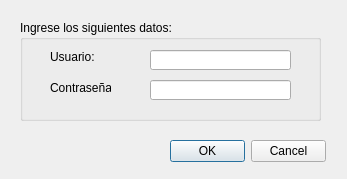
<?xml version="1.0" encoding="UTF-8"?>
<ui version="4.0">
 <class>AccesoUsuario</class>
 <widget class="QWidget" name="AccesoUsuario">
  <property name="windowModality">
   <enum>Qt::ApplicationModal</enum>
  </property>
  <property name="geometry">
   <rect>
    <x>0</x>
    <y>0</y>
    <width>347</width>
    <height>179</height>
   </rect>
  </property>
  <property name="maximumSize">
   <size>
    <width>347</width>
    <height>179</height>
   </size>
  </property>
  <property name="focusPolicy">
   <enum>Qt::NoFocus</enum>
  </property>
  <property name="windowTitle">
   <string>Ingreso al Sistema</string>
  </property>
  <property name="windowIcon">
   <iconset resource="../ContablesPrincipal.qrc">
    <normaloff>:/iconos/empleados.png</normaloff>:/iconos/empleados.png</iconset>
  </property>
  <widget class="QGroupBox" name="groupBox">
   <property name="geometry">
    <rect>
     <x>20</x>
     <y>20</y>
     <width>301</width>
     <height>101</height>
    </rect>
   </property>
   <property name="title">
    <string>Ingrese los siguientes datos:</string>
   </property>
   <widget class="QLabel" name="label">
    <property name="geometry">
     <rect>
      <x>30</x>
      <y>30</y>
      <width>46</width>
      <height>14</height>
     </rect>
    </property>
    <property name="text">
     <string>Usuario:</string>
    </property>
   </widget>
   <widget class="QLineEdit" name="login">
    <property name="geometry">
     <rect>
      <x>130</x>
      <y>30</y>
      <width>141</width>
      <height>20</height>
     </rect>
    </property>
   </widget>
   <widget class="QLabel" name="label_2">
    <property name="geometry">
     <rect>
      <x>30</x>
      <y>60</y>
      <width>61</width>
      <height>16</height>
     </rect>
    </property>
    <property name="text">
     <string>Contraseña</string>
    </property>
   </widget>
   <widget class="QLineEdit" name="password">
    <property name="geometry">
     <rect>
      <x>130</x>
      <y>60</y>
      <width>141</width>
      <height>20</height>
     </rect>
    </property>
    <property name="echoMode">
     <enum>QLineEdit::Password</enum>
    </property>
   </widget>
  </widget>
  <widget class="QDialogButtonBox" name="boton">
   <property name="geometry">
    <rect>
     <x>170</x>
     <y>140</y>
     <width>156</width>
     <height>23</height>
    </rect>
   </property>
   <property name="standardButtons">
    <set>QDialogButtonBox::Cancel|QDialogButtonBox::Ok</set>
   </property>
  </widget>
 </widget>
 <tabstops>
  <tabstop>login</tabstop>
  <tabstop>password</tabstop>
  <tabstop>boton</tabstop>
 </tabstops>
 <resources>
  <include location="../ContablesPrincipal.qrc"/>
 </resources>
 <connections/>
</ui>
